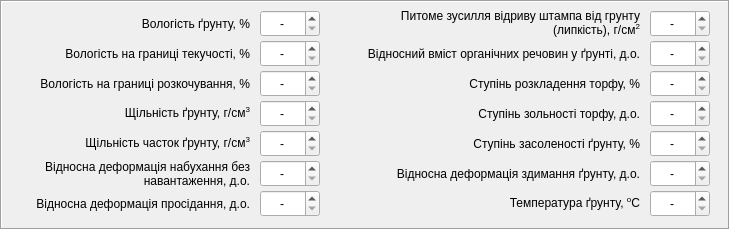
   <widget class="QFrame" name="frame_2">
    <property name="geometry">
     <rect>
      <x>10</x>
      <y>160</y>
      <width>730</width>
      <height>230</height>
     </rect>
    </property>
    <property name="frameShape">
     <enum>QFrame::Box</enum>
    </property>
    <property name="frameShadow">
     <enum>QFrame::Sunken</enum>
    </property>
    <widget class="QLabel" name="label_14">
     <property name="geometry">
      <rect>
       <x>340</x>
       <y>130</y>
       <width>300</width>
       <height>27</height>
      </rect>
     </property>
     <property name="text">
      <string>Ступiнь засоленостi ґрунту, %</string>
     </property>
     <property name="alignment">
      <set>Qt::AlignRight|Qt::AlignTrailing|Qt::AlignVCenter</set>
     </property>
    </widget>
    <widget class="QDoubleSpinBox" name="doubleSpinBox_7">
     <property name="geometry">
      <rect>
       <x>260</x>
       <y>190</y>
       <width>60</width>
       <height>27</height>
      </rect>
     </property>
     <property name="locale">
      <locale language="C" country="AnyCountry"/>
     </property>
     <property name="alignment">
      <set>Qt::AlignCenter</set>
     </property>
     <property name="specialValueText">
      <string>-</string>
     </property>
     <property name="decimals">
      <number>2</number>
     </property>
     <property name="maximum">
      <double>1.000000000000000</double>
     </property>
     <property name="singleStep">
      <double>0.010000000000000</double>
     </property>
    </widget>
    <widget class="QLabel" name="label_3">
     <property name="geometry">
      <rect>
       <x>10</x>
       <y>10</y>
       <width>240</width>
       <height>27</height>
      </rect>
     </property>
     <property name="text">
      <string>Вологість ґрунту, %</string>
     </property>
     <property name="alignment">
      <set>Qt::AlignRight|Qt::AlignTrailing|Qt::AlignVCenter</set>
     </property>
    </widget>
    <widget class="QDoubleSpinBox" name="doubleSpinBox_6">
     <property name="geometry">
      <rect>
       <x>260</x>
       <y>160</y>
       <width>60</width>
       <height>27</height>
      </rect>
     </property>
     <property name="locale">
      <locale language="C" country="AnyCountry"/>
     </property>
     <property name="alignment">
      <set>Qt::AlignCenter</set>
     </property>
     <property name="specialValueText">
      <string>-</string>
     </property>
     <property name="decimals">
      <number>2</number>
     </property>
     <property name="maximum">
      <double>1.000000000000000</double>
     </property>
     <property name="singleStep">
      <double>0.010000000000000</double>
     </property>
     <property name="value">
      <double>0.000000000000000</double>
     </property>
    </widget>
    <widget class="QDoubleSpinBox" name="doubleSpinBox_11">
     <property name="geometry">
      <rect>
       <x>650</x>
       <y>100</y>
       <width>60</width>
       <height>27</height>
      </rect>
     </property>
     <property name="locale">
      <locale language="C" country="AnyCountry"/>
     </property>
     <property name="alignment">
      <set>Qt::AlignCenter</set>
     </property>
     <property name="specialValueText">
      <string>-</string>
     </property>
     <property name="decimals">
      <number>1</number>
     </property>
     <property name="maximum">
      <double>99.900000000000006</double>
     </property>
     <property name="singleStep">
      <double>0.100000000000000</double>
     </property>
    </widget>
    <widget class="QDoubleSpinBox" name="doubleSpinBox_14">
     <property name="geometry">
      <rect>
       <x>650</x>
       <y>190</y>
       <width>60</width>
       <height>27</height>
      </rect>
     </property>
     <property name="locale">
      <locale language="C" country="AnyCountry"/>
     </property>
     <property name="alignment">
      <set>Qt::AlignCenter</set>
     </property>
     <property name="specialValueText">
      <string>-</string>
     </property>
     <property name="decimals">
      <number>1</number>
     </property>
     <property name="minimum">
      <double>-99.000000000000000</double>
     </property>
     <property name="singleStep">
      <double>0.100000000000000</double>
     </property>
     <property name="value">
      <double>-99.000000000000000</double>
     </property>
    </widget>
    <widget class="QLabel" name="label_7">
     <property name="geometry">
      <rect>
       <x>10</x>
       <y>70</y>
       <width>240</width>
       <height>27</height>
      </rect>
     </property>
     <property name="text">
      <string>Вологість на границi розкочування, %</string>
     </property>
     <property name="alignment">
      <set>Qt::AlignRight|Qt::AlignTrailing|Qt::AlignVCenter</set>
     </property>
    </widget>
    <widget class="QLabel" name="label_15">
     <property name="geometry">
      <rect>
       <x>340</x>
       <y>160</y>
       <width>300</width>
       <height>27</height>
      </rect>
     </property>
     <property name="text">
      <string>Вiдносна деформацiя здимання ґрунту, д.о.</string>
     </property>
     <property name="alignment">
      <set>Qt::AlignRight|Qt::AlignTrailing|Qt::AlignVCenter</set>
     </property>
    </widget>
    <widget class="QDoubleSpinBox" name="doubleSpinBox_2">
     <property name="geometry">
      <rect>
       <x>260</x>
       <y>40</y>
       <width>60</width>
       <height>27</height>
      </rect>
     </property>
     <property name="locale">
      <locale language="C" country="AnyCountry"/>
     </property>
     <property name="alignment">
      <set>Qt::AlignCenter</set>
     </property>
     <property name="specialValueText">
      <string>-</string>
     </property>
     <property name="decimals">
      <number>1</number>
     </property>
     <property name="maximum">
      <double>999.000000000000000</double>
     </property>
     <property name="singleStep">
      <double>0.100000000000000</double>
     </property>
    </widget>
    <widget class="QLabel" name="label_16">
     <property name="geometry">
      <rect>
       <x>340</x>
       <y>190</y>
       <width>300</width>
       <height>27</height>
      </rect>
     </property>
     <property name="text">
      <string>&lt;html&gt;&lt;head/&gt;&lt;body&gt;&lt;p&gt;Температура ґрунту, &lt;span style=&quot; vertical-align:super;&quot;&gt;o&lt;/span&gt;С&lt;/p&gt;&lt;/body&gt;&lt;/html&gt;</string>
     </property>
     <property name="alignment">
      <set>Qt::AlignRight|Qt::AlignTrailing|Qt::AlignVCenter</set>
     </property>
    </widget>
    <widget class="QLabel" name="label_4">
     <property name="geometry">
      <rect>
       <x>10</x>
       <y>100</y>
       <width>240</width>
       <height>27</height>
      </rect>
     </property>
     <property name="text">
      <string>&lt;html&gt;&lt;head/&gt;&lt;body&gt;&lt;p&gt;Щільність ґрунту, г/см&lt;span style=&quot; vertical-align:super;&quot;&gt;3&lt;/span&gt;&lt;/p&gt;&lt;/body&gt;&lt;/html&gt;</string>
     </property>
     <property name="alignment">
      <set>Qt::AlignRight|Qt::AlignTrailing|Qt::AlignVCenter</set>
     </property>
    </widget>
    <widget class="QDoubleSpinBox" name="doubleSpinBox_5">
     <property name="geometry">
      <rect>
       <x>260</x>
       <y>130</y>
       <width>60</width>
       <height>27</height>
      </rect>
     </property>
     <property name="locale">
      <locale language="C" country="AnyCountry"/>
     </property>
     <property name="alignment">
      <set>Qt::AlignCenter</set>
     </property>
     <property name="specialValueText">
      <string>-</string>
     </property>
     <property name="maximum">
      <double>5.000000000000000</double>
     </property>
     <property name="singleStep">
      <double>0.010000000000000</double>
     </property>
    </widget>
    <widget class="QDoubleSpinBox" name="doubleSpinBox_13">
     <property name="geometry">
      <rect>
       <x>650</x>
       <y>160</y>
       <width>60</width>
       <height>27</height>
      </rect>
     </property>
     <property name="locale">
      <locale language="C" country="AnyCountry"/>
     </property>
     <property name="alignment">
      <set>Qt::AlignCenter</set>
     </property>
     <property name="specialValueText">
      <string>-</string>
     </property>
     <property name="decimals">
      <number>3</number>
     </property>
     <property name="maximum">
      <double>1.000000000000000</double>
     </property>
     <property name="singleStep">
      <double>0.001000000000000</double>
     </property>
    </widget>
    <widget class="QLabel" name="label_9">
     <property name="geometry">
      <rect>
       <x>10</x>
       <y>190</y>
       <width>240</width>
       <height>27</height>
      </rect>
     </property>
     <property name="text">
      <string>Вiдносна деформацiя просiдання, д.о.</string>
     </property>
     <property name="alignment">
      <set>Qt::AlignRight|Qt::AlignTrailing|Qt::AlignVCenter</set>
     </property>
    </widget>
    <widget class="QLabel" name="label_10">
     <property name="geometry">
      <rect>
       <x>340</x>
       <y>40</y>
       <width>300</width>
       <height>27</height>
      </rect>
     </property>
     <property name="text">
      <string>Вiдносний вмiст органiчних речовин у ґрунті, д.о.</string>
     </property>
     <property name="alignment">
      <set>Qt::AlignRight|Qt::AlignTrailing|Qt::AlignVCenter</set>
     </property>
    </widget>
    <widget class="QDoubleSpinBox" name="doubleSpinBox_9">
     <property name="geometry">
      <rect>
       <x>650</x>
       <y>40</y>
       <width>60</width>
       <height>27</height>
      </rect>
     </property>
     <property name="locale">
      <locale language="C" country="AnyCountry"/>
     </property>
     <property name="alignment">
      <set>Qt::AlignCenter</set>
     </property>
     <property name="specialValueText">
      <string>-</string>
     </property>
     <property name="maximum">
      <double>1.000000000000000</double>
     </property>
     <property name="singleStep">
      <double>0.010000000000000</double>
     </property>
    </widget>
    <widget class="QDoubleSpinBox" name="doubleSpinBox_4">
     <property name="geometry">
      <rect>
       <x>260</x>
       <y>100</y>
       <width>60</width>
       <height>27</height>
      </rect>
     </property>
     <property name="locale">
      <locale language="C" country="AnyCountry"/>
     </property>
     <property name="alignment">
      <set>Qt::AlignCenter</set>
     </property>
     <property name="specialValueText">
      <string>-</string>
     </property>
     <property name="maximum">
      <double>5.000000000000000</double>
     </property>
     <property name="singleStep">
      <double>0.010000000000000</double>
     </property>
    </widget>
    <widget class="QDoubleSpinBox" name="doubleSpinBox">
     <property name="geometry">
      <rect>
       <x>260</x>
       <y>10</y>
       <width>60</width>
       <height>27</height>
      </rect>
     </property>
     <property name="locale">
      <locale language="C" country="AnyCountry"/>
     </property>
     <property name="wrapping">
      <bool>false</bool>
     </property>
     <property name="alignment">
      <set>Qt::AlignCenter</set>
     </property>
     <property name="specialValueText">
      <string>-</string>
     </property>
     <property name="decimals">
      <number>1</number>
     </property>
     <property name="maximum">
      <double>999.000000000000000</double>
     </property>
     <property name="singleStep">
      <double>0.100000000000000</double>
     </property>
     <property name="value">
      <double>0.000000000000000</double>
     </property>
    </widget>
    <widget class="QLabel" name="label_13">
     <property name="geometry">
      <rect>
       <x>340</x>
       <y>100</y>
       <width>300</width>
       <height>27</height>
      </rect>
     </property>
     <property name="text">
      <string>Ступiнь зольностi торфу, д.о.</string>
     </property>
     <property name="alignment">
      <set>Qt::AlignRight|Qt::AlignTrailing|Qt::AlignVCenter</set>
     </property>
    </widget>
    <widget class="QLabel" name="label_5">
     <property name="geometry">
      <rect>
       <x>10</x>
       <y>130</y>
       <width>240</width>
       <height>27</height>
      </rect>
     </property>
     <property name="text">
      <string>&lt;html&gt;&lt;head/&gt;&lt;body&gt;&lt;p&gt;Щiльнiсть часток ґрунту, г/см&lt;span style=&quot; vertical-align:super;&quot;&gt;3&lt;/span&gt;&lt;/p&gt;&lt;/body&gt;&lt;/html&gt;</string>
     </property>
     <property name="alignment">
      <set>Qt::AlignRight|Qt::AlignTrailing|Qt::AlignVCenter</set>
     </property>
    </widget>
    <widget class="QLabel" name="label_6">
     <property name="geometry">
      <rect>
       <x>10</x>
       <y>40</y>
       <width>240</width>
       <height>27</height>
      </rect>
     </property>
     <property name="text">
      <string>Вологість на границi текучостi, %</string>
     </property>
     <property name="alignment">
      <set>Qt::AlignRight|Qt::AlignTrailing|Qt::AlignVCenter</set>
     </property>
    </widget>
    <widget class="QLabel" name="label_8">
     <property name="geometry">
      <rect>
       <x>10</x>
       <y>160</y>
       <width>240</width>
       <height>27</height>
      </rect>
     </property>
     <property name="text">
      <string>Вiдносна деформацiя набухання без навантаження, д.о.</string>
     </property>
     <property name="alignment">
      <set>Qt::AlignRight|Qt::AlignTrailing|Qt::AlignVCenter</set>
     </property>
     <property name="wordWrap">
      <bool>true</bool>
     </property>
    </widget>
    <widget class="QLabel" name="label_11">
     <property name="geometry">
      <rect>
       <x>340</x>
       <y>7</y>
       <width>300</width>
       <height>32</height>
      </rect>
     </property>
     <property name="text">
      <string>&lt;html&gt;&lt;head/&gt;&lt;body&gt;&lt;p&gt;  Питоме зусилля відриву штампа від грунту&lt;br/&gt;(липкість), г/см&lt;span style=&quot; vertical-align:super;&quot;&gt;2&lt;/span&gt;&lt;/p&gt;&lt;/body&gt;&lt;/html&gt;</string>
     </property>
     <property name="alignment">
      <set>Qt::AlignRight|Qt::AlignTrailing|Qt::AlignVCenter</set>
     </property>
     <property name="wordWrap">
      <bool>true</bool>
     </property>
    </widget>
    <widget class="QDoubleSpinBox" name="doubleSpinBox_8">
     <property name="geometry">
      <rect>
       <x>650</x>
       <y>10</y>
       <width>60</width>
       <height>27</height>
      </rect>
     </property>
     <property name="locale">
      <locale language="C" country="AnyCountry"/>
     </property>
     <property name="alignment">
      <set>Qt::AlignCenter</set>
     </property>
     <property name="specialValueText">
      <string>-</string>
     </property>
     <property name="decimals">
      <number>1</number>
     </property>
     <property name="maximum">
      <double>999.899999999999977</double>
     </property>
     <property name="singleStep">
      <double>0.100000000000000</double>
     </property>
    </widget>
    <widget class="QLabel" name="label_12">
     <property name="geometry">
      <rect>
       <x>340</x>
       <y>70</y>
       <width>300</width>
       <height>27</height>
      </rect>
     </property>
     <property name="text">
      <string>Ступiнь розкладення торфу, %</string>
     </property>
     <property name="alignment">
      <set>Qt::AlignRight|Qt::AlignTrailing|Qt::AlignVCenter</set>
     </property>
    </widget>
    <widget class="QDoubleSpinBox" name="doubleSpinBox_3">
     <property name="geometry">
      <rect>
       <x>260</x>
       <y>70</y>
       <width>60</width>
       <height>27</height>
      </rect>
     </property>
     <property name="locale">
      <locale language="C" country="AnyCountry"/>
     </property>
     <property name="alignment">
      <set>Qt::AlignCenter</set>
     </property>
     <property name="specialValueText">
      <string>-</string>
     </property>
     <property name="decimals">
      <number>1</number>
     </property>
     <property name="maximum">
      <double>999.000000000000000</double>
     </property>
     <property name="singleStep">
      <double>0.100000000000000</double>
     </property>
    </widget>
    <widget class="QDoubleSpinBox" name="doubleSpinBox_10">
     <property name="geometry">
      <rect>
       <x>650</x>
       <y>70</y>
       <width>60</width>
       <height>27</height>
      </rect>
     </property>
     <property name="locale">
      <locale language="C" country="AnyCountry"/>
     </property>
     <property name="alignment">
      <set>Qt::AlignCenter</set>
     </property>
     <property name="specialValueText">
      <string>-</string>
     </property>
     <property name="decimals">
      <number>1</number>
     </property>
     <property name="maximum">
      <double>99.900000000000006</double>
     </property>
     <property name="singleStep">
      <double>0.100000000000000</double>
     </property>
    </widget>
    <widget class="QDoubleSpinBox" name="doubleSpinBox_12">
     <property name="geometry">
      <rect>
       <x>650</x>
       <y>130</y>
       <width>60</width>
       <height>27</height>
      </rect>
     </property>
     <property name="locale">
      <locale language="C" country="AnyCountry"/>
     </property>
     <property name="alignment">
      <set>Qt::AlignCenter</set>
     </property>
     <property name="specialValueText">
      <string>-</string>
     </property>
     <property name="decimals">
      <number>1</number>
     </property>
     <property name="maximum">
      <double>100.000000000000000</double>
     </property>
     <property name="singleStep">
      <double>0.100000000000000</double>
     </property>
    </widget>
   </widget>
